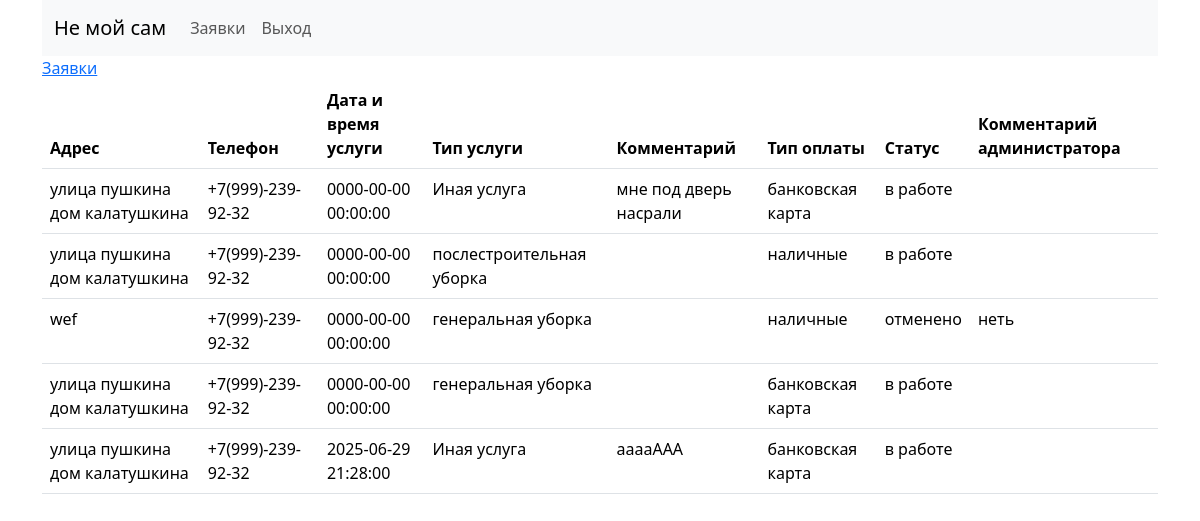
Screenshot of /cr_zay.php (signed in) with the database file from the repository.
### tables this page shows
CREATE TABLE `zay` (
  `id` int(25) NOT NULL,
  `FK_user` int(25) NOT NULL,
  `address` text NOT NULL,
  `tel` text NOT NULL,
  `date` datetime NOT NULL,
  `FK_type` int(25) NOT NULL,
  `FK_type_pay` int(25) NOT NULL,
  `FK_status` int(25) NOT NULL,
  `comment` varchar(255) DEFAULT NULL,
  `admin_comment` varchar(255) DEFAULT NULL
);

CREATE TABLE `user` (
  `id` int(25) NOT NULL,
  `login` varchar(120) NOT NULL,
  `password` text NOT NULL,
  `fio` varchar(255) NOT NULL,
  `tel` text NOT NULL,
  `email` text NOT NULL
);

CREATE TABLE `type` (
  `id` int(25) NOT NULL,
  `type` varchar(50) NOT NULL
);

CREATE TABLE `type_pay` (
  `id` int(25) NOT NULL,
  `type` varchar(50) NOT NULL
);

CREATE TABLE `status` (
  `id` int(25) NOT NULL,
  `status` varchar(50) NOT NULL
);

### cr_zay.php (the view, shortened to what this page needs)
<!DOCTYPE html>
<html lang="ru">
<head>
  <link rel="stylesheet" href="css/bootstrap.css">
</head>
<body>
<?php
require_once "header.php";
?>
  <main class="container">
    <a href="form_zay.php">Заявки</a>
    <table class="table">
      <thead>
        <tr>
          <th scope="col">Адрес</th>
          <th scope="col">Телефон</th>
          <th scope="col">Дата и время услуги</th>
          <th scope="col">Тип услуги</th>
          <th scope="col">Комментарий</th>
          <th scope="col">Тип оплаты</th>
          <th scope="col">Статус</th>
          <th scope="col">Комментарий администратора</th>
        </tr>
      </thead>
      <tbody>
<?php
$id = $_SESSION["id"];
require_once("php/db.php");
$query = "SELECT zay.*, user.*, type.*, status.*, type_pay.type AS type_pay FROM `zay` INNER JOIN `user` ON zay.FK_user = user.id INNER JOIN `type` ON zay.FK_type = type.id INNER JOIN `type_pay` ON zay.FK_type_pay = type_pay.id INNER JOIN `status` ON zay.FK_status = status.id WHERE zay.FK_user = '$id';";
$result = $mysqli->query($query);
while ($row = $result->fetch_assoc()) {
    echo '
        <tr>
          <td>'.$row["address"].'</td>
          <td>'.$row["tel"].'</td>
          <td>'.$row["date"].'</td>
          <td>'.$row["type"].'</td>
          <td>'.$row["comment"].'</td>
          <td>'.$row["type_pay"].'</td>
          <td>'.$row["status"].'</td>
          <td>'.$row["admin_comment"].'</td>
        </tr>
    ';
}
?>
      </tbody>
    </table>
  </main>
</body>
</html>

### rows the page displays
zay: address "улица пушкина дом калатушкина", FK_user.tel "+7(999)-239-92-32", date "0000-00-00 00:00:00", FK_type.type "Иная услуга", comment "мне под дверь насрали", FK_type_pay.type "банковская карта", FK_status.status "в работе"
zay: address "улица пушкина дом калатушкина", FK_user.tel "+7(999)-239-92-32", date "0000-00-00 00:00:00", FK_type.type "послестроительная уборка", FK_type_pay.type "наличные", FK_status.status "в работе"
zay: address "wef", FK_user.tel "+7(999)-239-92-32", date "0000-00-00 00:00:00", FK_type.type "генеральная уборка", FK_type_pay.type "наличные", FK_status.status "отменено", admin_comment "неть"
zay: address "улица пушкина дом калатушкина", FK_user.tel "+7(999)-239-92-32", date "0000-00-00 00:00:00", FK_type.type "генеральная уборка", FK_type_pay.type "банковская карта", FK_status.status "в работе"
zay: address "улица пушкина дом калатушкина", FK_user.tel "+7(999)-239-92-32", date "2025-06-29 21:28:00", FK_type.type "Иная услуга", comment "ааааААА", FK_type_pay.type "банковская карта", FK_status.status "в работе"
